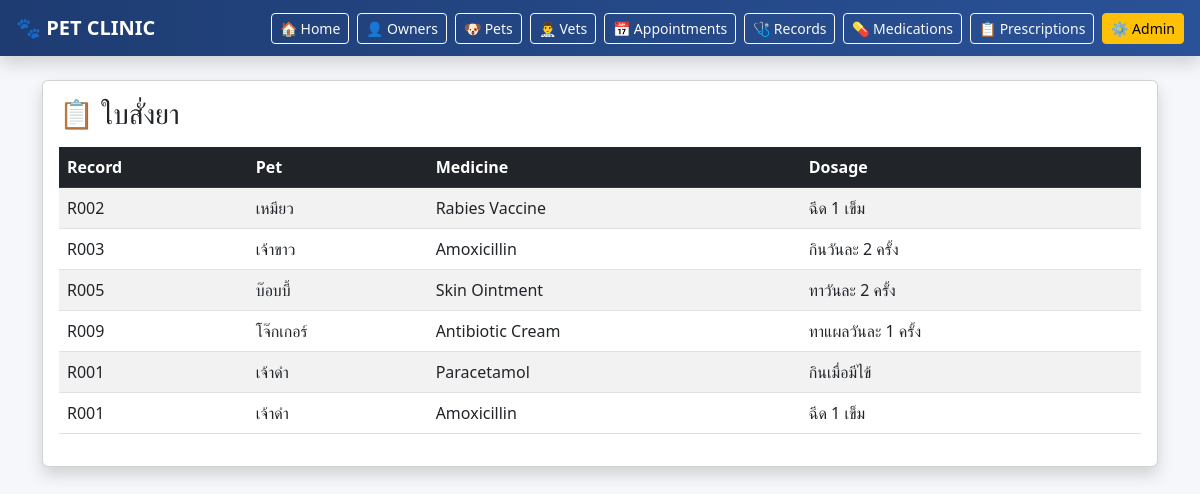
/prescriptions/, run on the app's committed database.
### clinic/models.py (models this page shows, shortened)
class RecordMedication(models.Model):
    record = models.ForeignKey(MedicalRecord, on_delete=models.CASCADE)
    medicine = models.ForeignKey(Medicine, on_delete=models.CASCADE)
    dosage = models.CharField(max_length=255)

class MedicalRecord(models.Model):
    record_id = models.CharField(max_length=10, unique=True, blank=True)
    pet = models.ForeignKey(Pet, on_delete=models.CASCADE)
    vet = models.ForeignKey(Veterinarian, on_delete=models.CASCADE)
    diagnosis = models.CharField(max_length=255)
    treatment = models.TextField()
    visit_date = models.DateTimeField()

class Pet(models.Model):
    pet_id = models.CharField(max_length=10, unique=True, blank=True)
    owner = models.ForeignKey(Owner, on_delete=models.CASCADE)
    name = models.CharField(max_length=100)
    species = models.CharField(max_length=50)
    breed = models.CharField(max_length=100)
    gender = models.CharField(max_length=10)
    birthdate = models.DateField()

class Medicine(models.Model):
    med_id = models.CharField(max_length=10, unique=True, blank=True)
    name = models.CharField(max_length=100)
    type = models.CharField(max_length=50)
    description = models.TextField()

### clinic/views.py (the view)
# urls.py: path('prescriptions/', views.prescriptions, name='prescriptions'),
def prescriptions(request):
    prescriptions = RecordMedication.objects.all()
    return render(request, 'prescriptions.html', {
        'prescriptions': prescriptions
    })

### clinic/templates/prescriptions.html
{% extends 'base.html' %}
{% block content %}
<div class="card shadow">
    <div class="card-body">
        <h3 class="mb-3">📋 ใบสั่งยา</h3>
        <table class="table table-striped table-hover">
            <thead class="table-dark">
                <tr>
                    <th>Record</th>
                    <th>Pet</th>
                    <th>Medicine</th>
                    <th>Dosage</th>
                </tr>
            </thead>
            <tbody>
                {% for p in prescriptions %}
                <tr>
                    <td>{{ p.record.record_id }}</td>
                    <td>{{ p.record.pet.name }}</td>
                    <td>{{ p.medicine.name }}</td>
                    <td>{{ p.dosage }}</td>
                </tr>
                {% endfor %}
            </tbody>
        </table>
    </div>
</div>
{% endblock %}

### data on the page
RecordMedication: record.record_id "R002", record.pet.name "เหมียว", medicine.name "Rabies Vaccine", dosage "ฉีด 1 เข็ม"
RecordMedication: record.record_id "R003", record.pet.name "เจ้าขาว", medicine.name "Amoxicillin", dosage "กินวันละ 2 ครั้ง"
RecordMedication: record.record_id "R005", record.pet.name "บ๊อบบี้", medicine.name "Skin Ointment", dosage "ทาวันละ 2 ครั้ง"
RecordMedication: record.record_id "R009", record.pet.name "โจ๊กเกอร์", medicine.name "Antibiotic Cream", dosage "ทาแผลวันละ 1 ครั้ง"
RecordMedication: record.record_id "R001", record.pet.name "เจ้าดำ", medicine.name "Paracetamol", dosage "กินเมื่อมีไข้"
RecordMedication: record.record_id "R001", record.pet.name "เจ้าดำ", medicine.name "Amoxicillin", dosage "ฉีด 1 เข็ม"
